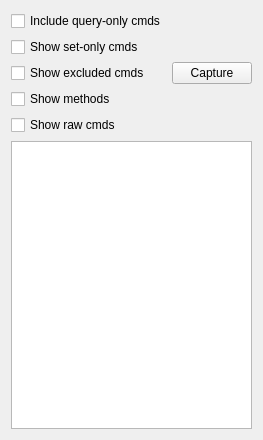
<?xml version="1.0" encoding="UTF-8"?>
<ui version="4.0">
 <class>CaptureCommandWidget</class>
 <widget class="QWidget" name="CaptureCommandWidget">
  <property name="geometry">
   <rect>
    <x>0</x>
    <y>0</y>
    <width>263</width>
    <height>440</height>
   </rect>
  </property>
  <property name="windowTitle">
   <string>Form</string>
  </property>
  <layout class="QVBoxLayout" name="verticalLayout_2">
   <item>
    <layout class="QHBoxLayout" name="horizontalLayout">
     <item>
      <layout class="QVBoxLayout" name="verticalLayout">
       <item>
        <widget class="QCheckBox" name="query_only_checkbox">
         <property name="text">
          <string>Include query-only cmds</string>
         </property>
        </widget>
       </item>
       <item>
        <widget class="QCheckBox" name="set_only_checkbox">
         <property name="text">
          <string>Show set-only cmds</string>
         </property>
        </widget>
       </item>
       <item>
        <widget class="QCheckBox" name="excluded_checkbox">
         <property name="text">
          <string>Show excluded cmds</string>
         </property>
        </widget>
       </item>
       <item>
        <widget class="QCheckBox" name="method_checkbox">
         <property name="text">
          <string>Show methods</string>
         </property>
        </widget>
       </item>
       <item>
        <widget class="QCheckBox" name="raw_command_checkbox">
         <property name="text">
          <string>Show raw cmds</string>
         </property>
        </widget>
       </item>
      </layout>
     </item>
     <item>
      <spacer name="horizontalSpacer">
       <property name="orientation">
        <enum>Qt::Horizontal</enum>
       </property>
       <property name="sizeHint" stdset="0">
        <size>
         <width>40</width>
         <height>20</height>
        </size>
       </property>
      </spacer>
     </item>
     <item>
      <widget class="QPushButton" name="capture_button">
       <property name="text">
        <string>Capture</string>
       </property>
      </widget>
     </item>
    </layout>
   </item>
   <item>
    <widget class="QTreeView" name="tree_view"/>
   </item>
  </layout>
 </widget>
 <resources/>
 <connections/>
</ui>
